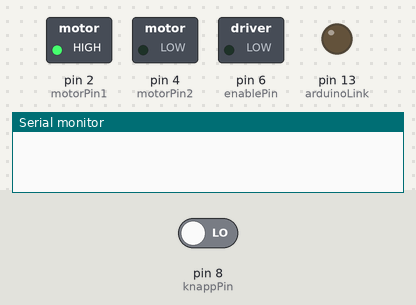
This sketch was run on a simulated Arduino Uno, built with avr-gcc and run on an emulated ATmega328P. On the bench: switched loads named in the sketch (green lamp = pin HIGH), output pins drawn as LEDs (lit = HIGH), the last lines printed to the serial monitor. Inputs (shaded band) come from the test bench; at power-on: pin 8 (knappPin) LOW.

Above: at 1.2 s.
1.3 s: pin 8 (knappPin) driven HIGH
At 1.9 s:
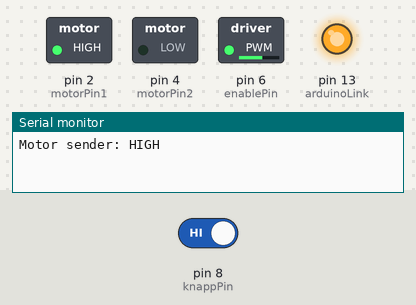
Timing chart, 0 to 4.3 s (numbered marks = the images above; inputs shaded):
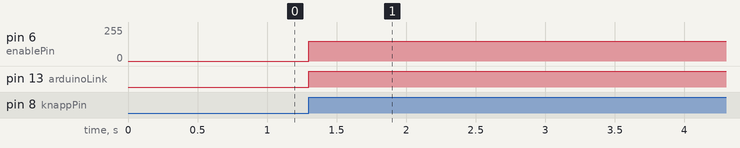

The sketch:

Motor.ino
```cpp
int motorPin1 = 2; //1A
int motorPin2 = 4; //2A
int enablePin = 6; // EN1,2
int knappPin = 8;
int arduinoLink = 13;
int motorHastighet = 147;


void setup() {
  Serial.begin(9600);

  //Kode linjen endrer frekvens paa PMW-pin-6 fra default verdi 976.56Hz til 62.5kHz.
  //Dette for aa unngaa pipelyd fra motor. Mennesker hoorer frekvenser opp til 20kHz.
  TCCR0B = TCCR0B & B11111000 | B00000001;
  pinMode(motorPin1, OUTPUT);
  pinMode(motorPin2, OUTPUT);
  pinMode(enablePin, OUTPUT);
  pinMode(knappPin, INPUT);
  pinMode(arduinoLink, OUTPUT);
  digitalWrite(arduinoLink, LOW);

  //Initialisere motoren
  //for å kjøre motor må motorPin1 og motorPin2 ha motsatt verdi.
  //Hvilket verdier som er motsatt bestemmer også kjøre retning.
  digitalWrite(motorPin1, HIGH);
  digitalWrite(motorPin2, LOW);

}

void loop() {

  int val = digitalRead(knappPin); //naar knappen er trykket inn, vil denne verdien bli HIGH.


  if (val == HIGH) {

    digitalWrite(arduinoLink, HIGH);//Send signal til LCD/RFID-arduino.
    Serial.println("Motor sender: HIGH");
    analogWrite(enablePin, motorHastighet); //Start motoren

    //4.5sec delay = 4500ms. 4500 * 64 = 288 000.
    delay(288000);//Delay er vanligvis 1000ms = 1 sec. Etter endring av frekvensen til PMW-pin 6 (EnablePin)
    //Vil denne sin timer divisor bli 1 (opprinnelig 64). Derfor ganges tiden med 64.
    digitalWrite(enablePin, LOW);//Stopper motor på free-running modus.
    digitalWrite(arduinoLink, LOW);//Sender den andre arduinoen signal.

  }


}//loop
```

Measured:
- after the input at 1.3 s, pin 6 (enablePin): 0/255 → 147/255 at once; pin 13 (arduinoLink): LOW → HIGH at once
